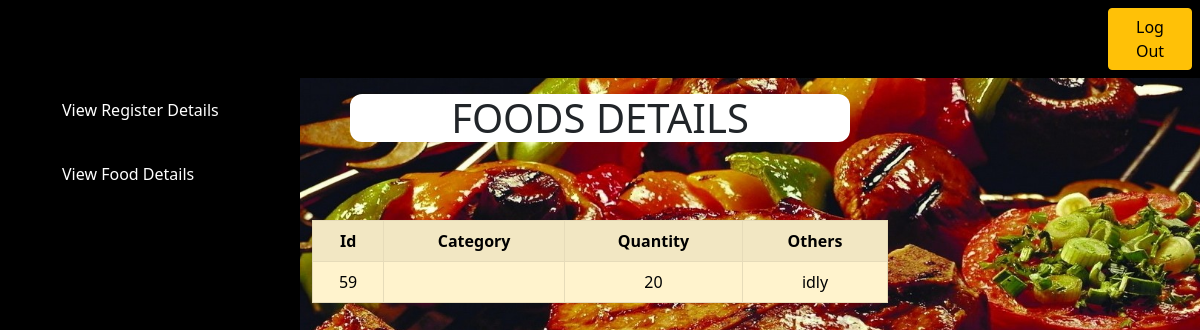
Screenshot of /index.php/viewfooddetail with the database file from the repository.
### tables this page shows
CREATE TABLE `fooditem` (
  `id` int(11) NOT NULL,
  `category` varchar(30) NOT NULL,
  `quantity` int(30) NOT NULL,
  `others` varchar(30) NOT NULL,
  `foreignkey` int(100) NOT NULL
);

### application/controllers/Viewfooddetail.php (called while the page is built, shortened)
<?php
class Viewfooddetail extends CI_Controller {
	public function index()
	{
	 $this->load->model('Viewfooddetail_Model');
$user=$this->Viewfooddetail_Model->getdetails();
$this->load->view('viewfooddetail',['foodprovider'=>$user]);
}
}
?>

### index.php (called while the page is built, shortened)
<?php
require_once BASEPATH.'core/CodeIgniter.php';

### application/models/Viewfooddetail_Model.php (called while the page is built)
<?php
class Viewfooddetail_Model extends CI_Model {
 function getdetails()
 {
  $query=$this->db->get('fooditem');
                return $query->result();
 }
}
?>

### application/views/viewfooddetail.php (the view, shortened to what this page needs)
<!DOCTYPE html>
<html>
<head>
  <link href="https://cdn.jsdelivr.net/npm/bootstrap@5.1.3/dist/css/bootstrap.min.css" rel="stylesheet">
</head>
<body>
  <div class="col-lg-12 col-md-12 col-12 p-2">
<button type="button" class="btn btn-warning" style="margin-left: 1100px">
    <a href="<?php echo site_url('home');?>">Log Out</a></button>
  </div>
    <div id="sidebar">
    <ul>
      <li><a class="href" href="<?php echo site_url('Viewregisterdetail'); ?>" class="w3-bar-item w3-button">View Register Details</a></li>
     <li> <a class="href" href="<?php echo site_url('Viewfooddetail'); ?>" class="w3-bar-item w3-button">View Food Details</a></li>
    </ul>
  </div>
   <h1 id="two" class="text-center center-block d-block mx-auto mt-3"> FOODS DETAILS </h1>
  <div id="one">
      <table class="table table-bordered table-striped table-warning">
                    <tr>
                      <th class="text-center">Id</th>
                      <th class="text-center">Category</th>
                      <th class="text-center">Quantity</th>
                      <th class="text-center">Others</th>
                    </tr>
<?php
if(count($foodprovider)) :
foreach ($foodprovider as $row) :
?>
                    <tr>
                     <td class="text-center"><?php echo htmlentities($row->id)?></td>
                      <td class="text-center"><?php echo htmlentities($row->category)?></td>
                     <td class="text-center"><?php echo htmlentities($row->quantity)?></td>
                     <td class="text-center"><?php echo htmlentities($row->others)?></td>
                   </tr>
 <?php
endforeach;
else : ?>
<?php
endif;
?>
 </table>
</div>
</body>
</html>

### rows the page displays
fooditem: id "59", quantity "20", others "idly"
